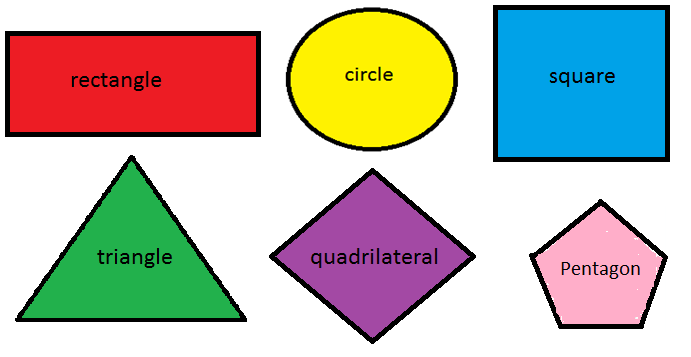
#> input picture openCV_projects/identifying_shapes_of_objects/shapes.png, 691 x 357 px
$ jupyter execute identifying_shapes_of_objects.ipynb
#> lines starting #> are read from the running program, lines starting #| are printed output that depends on the picture; after the words box and inside, x2 and y2 are one past the last pixel; in counts of white or black regions, pixels touching at a corner belong together
[cell 1]
import numpy as np
import cv2


#Getting image to observe
image = cv2.imread("shapes.png", cv2.IMREAD_COLOR)
#> image is the input picture: shape (357, 691, 3); mean B, G, R 175.3, 184.7, 188.3

cv2.imshow('Identifying shapes of objects', image)
cv2.waitKey(0)

#Preprocessing image to fit cv2.findContours
gray_image = cv2.cvtColor(image, cv2.COLOR_BGR2GRAY)
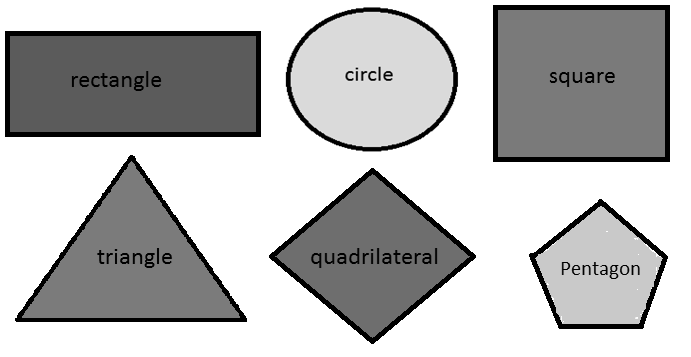
#> gray_image: shape (357, 691); min 0, max 255, mean 184.7
ret, threshhold = cv2.threshold(gray_image, 125,255,1)
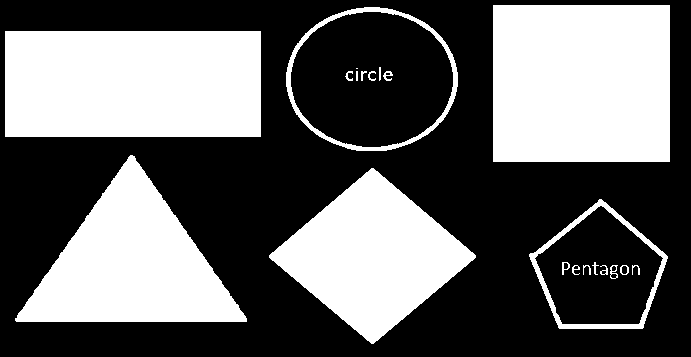
#> threshhold: shape (357, 691); 39.8% white; 21 white regions (1 under 20 px)

#We will return only external countorus..
#Chain approx none is set because we dont need all boundary points
contours, hiearchy = cv2.findContours(threshhold.copy(), cv2.RETR_EXTERNAL, cv2.CHAIN_APPROX_NONE)
#> contours = 6 contours; box (x1, y1, x2, y2) and area: (493, 5, 670, 162) 27456, (5, 31, 261, 137) 26775, (15, 155, 247, 322) 19693, (286, 7, 458, 151) 19198, (269, 168, 476, 344) 18398, (529, 199, 668, 329) 11917; hiearchy = [[1, -1, -1, -1], [2, 0, -1, -1], [3, 1, -1, -1], [4, 2, -1, -1], [5, 3, -1, -1], [-1, 4, -1, -1]]


for cnt in contours:

    #Getting approximate polinoms to see of what shape object is
    #With lower second parameter, approximation will be more accurate
    approximate = cv2.approxPolyDP(cnt, 0.01*cv2.arcLength(cnt,True),True)

    if len(approximate) == 3:
            shape_name = "Triangle"
            cv2.drawContours(image, [cnt] ,0, (22,223,33), -1)
    #if approx lenght is 4, then it could be square or rectangle
    elif len(approximate) == 4:
            x,y,w,h = cv2.boundingRect(cnt)
            if abs(w-h) <=20:
                shape_name = "Square"
                cv2.drawContours(image, [cnt],0, (200,42,81), -1)
            else:
                shape_name = "Rectangle"
                cv2.drawContours(image,[cnt],0, (200,20,50), -1)

    elif len(approximate) == 10:
            shape_name = "Star"
            cv2.drawContours(image,[cnt], 0 , (20,77,244), -1)

    elif len(approximate) == 5:
            shape_name = "Pentagon"
            cv2.drawContours(image,[cnt], 0 , (44,120,244), -1)

    else:
            shape_name = "Circle"
            cv2.drawContours(image, [cnt], 0 , (255,230,230), -1)

    #now we need to center the text holder
    M = cv2.moments(cnt)
    cx = int(M['m10'] / M['m00'])
    cy = int(M['m01'] / M['m00'])
    cv2.putText(image, shape_name, (cx-40, cy), cv2.FONT_HERSHEY_SIMPLEX, 1, (0,0,0), 2)

    cv2.imshow('Identifying shapes of objects', image)
    cv2.waitKey(0)
#> this loop made 6 passes
#> (approximate, x, y, w, h, shape_name, cx, cy) on passes 2, 4, 6: ([[371, 168], [269, 257], [373, 343], [475, 255]], 269, 168, 207, 176, 'Rectangle', 372, 255), ([[5, 31], [5, 136], [260, 136], [260, 31]], 5, 31, 256, 106, 'Rectangle', 132, 83), ([[493, 5], [493, 161], [669, 161], [669, 5]], 493, 5, 177, 157, 'Square', 581, 83)
#> (approximate, shape_name, cx, cy) on pass 3: ([[15, 318], [246, 321], [132, 155]], 'Triangle', 130, 265)
#> pass 1, `cv2.imshow('Identifying shapes of objects', image)`:
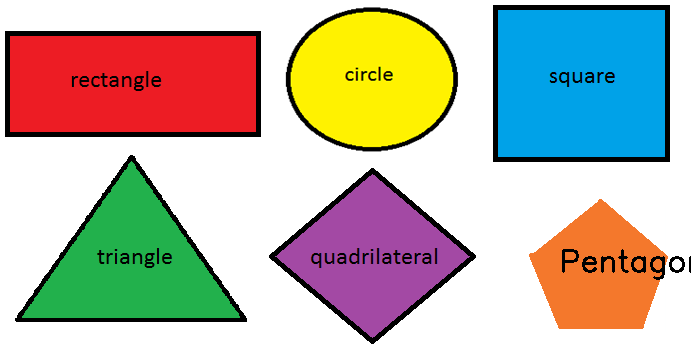
#> window 'Identifying shapes of objects': shape (357, 691, 3); mean B, G, R 169.2, 183.1, 189.1
#> pass 2, `cv2.imshow('Identifying shapes of objects', image)`:
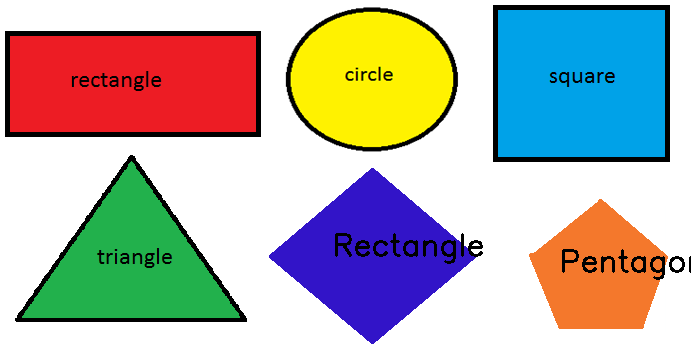
#> window 'Identifying shapes of objects': shape (357, 691, 3); mean B, G, R 173, 179.8, 182.4
#> after the loop:
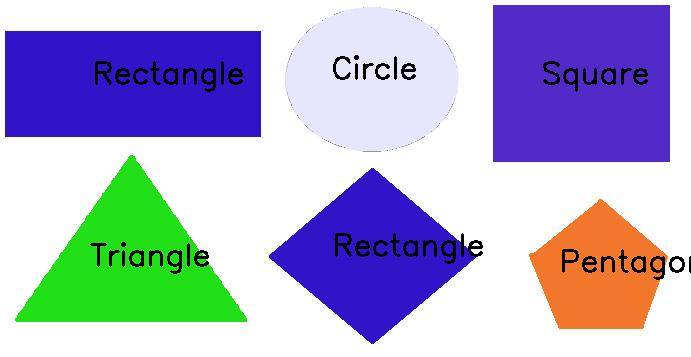
#> image: shape (357, 691, 3); mean B, G, R 205.6, 173.7, 174.2

cv2.destroyAllWindows()
